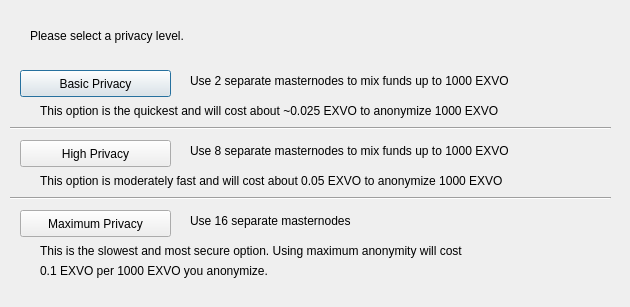
<?xml version="1.0" encoding="UTF-8"?>
<ui version="4.0">
 <class>DarksendConfig</class>
 <widget class="QDialog" name="DarksendConfig">
  <property name="geometry">
   <rect>
    <x>0</x>
    <y>0</y>
    <width>630</width>
    <height>307</height>
   </rect>
  </property>
  <property name="windowTitle">
   <string>Configure Darksend</string>
  </property>
  <widget class="QPushButton" name="buttonBasic">
   <property name="geometry">
    <rect>
     <x>20</x>
     <y>70</y>
     <width>151</width>
     <height>27</height>
    </rect>
   </property>
   <property name="text">
    <string>Basic Privacy</string>
   </property>
  </widget>
  <widget class="QPushButton" name="buttonHigh">
   <property name="geometry">
    <rect>
     <x>20</x>
     <y>140</y>
     <width>151</width>
     <height>27</height>
    </rect>
   </property>
   <property name="text">
    <string>High Privacy</string>
   </property>
  </widget>
  <widget class="QPushButton" name="buttonMax">
   <property name="geometry">
    <rect>
     <x>20</x>
     <y>210</y>
     <width>151</width>
     <height>27</height>
    </rect>
   </property>
   <property name="text">
    <string>Maximum Privacy</string>
   </property>
  </widget>
  <widget class="QLabel" name="label">
   <property name="geometry">
    <rect>
     <x>30</x>
     <y>20</y>
     <width>571</width>
     <height>31</height>
    </rect>
   </property>
   <property name="text">
    <string>Please select a privacy level.</string>
   </property>
  </widget>
  <widget class="QLabel" name="label_2">
   <property name="geometry">
    <rect>
     <x>190</x>
     <y>70</y>
     <width>421</width>
     <height>21</height>
    </rect>
   </property>
   <property name="text">
    <string>Use 2 separate masternodes to mix funds up to 1000 EXVO</string>
   </property>
  </widget>
  <widget class="QLabel" name="label_3">
   <property name="geometry">
    <rect>
     <x>190</x>
     <y>140</y>
     <width>411</width>
     <height>21</height>
    </rect>
   </property>
   <property name="text">
    <string>Use 8 separate masternodes to mix funds up to 1000 EXVO</string>
   </property>
  </widget>
  <widget class="QLabel" name="label_4">
   <property name="geometry">
    <rect>
     <x>190</x>
     <y>210</y>
     <width>421</width>
     <height>21</height>
    </rect>
   </property>
   <property name="text">
    <string>Use 16 separate masternodes</string>
   </property>
  </widget>
  <widget class="QLabel" name="label_6">
   <property name="geometry">
    <rect>
     <x>40</x>
     <y>100</y>
     <width>561</width>
     <height>21</height>
    </rect>
   </property>
   <property name="text">
    <string>This option is the quickest and will cost about ~0.025 EXVO to anonymize 1000 EXVO</string>
   </property>
  </widget>
  <widget class="QLabel" name="label_7">
   <property name="geometry">
    <rect>
     <x>40</x>
     <y>170</y>
     <width>561</width>
     <height>21</height>
    </rect>
   </property>
   <property name="text">
    <string>This option is moderately fast and will cost about 0.05 EXVO to anonymize 1000 EXVO</string>
   </property>
  </widget>
  <widget class="QLabel" name="label_8">
   <property name="geometry">
    <rect>
     <x>40</x>
     <y>240</y>
     <width>561</width>
     <height>21</height>
    </rect>
   </property>
   <property name="text">
    <string>This is the slowest and most secure option. Using maximum anonymity will cost</string>
   </property>
  </widget>
  <widget class="QLabel" name="label_9">
   <property name="geometry">
    <rect>
     <x>40</x>
     <y>260</y>
     <width>561</width>
     <height>21</height>
    </rect>
   </property>
   <property name="text">
    <string>0.1 EXVO per 1000 EXVO you anonymize.</string>
   </property>
  </widget>
  <widget class="Line" name="line">
   <property name="geometry">
    <rect>
     <x>10</x>
     <y>120</y>
     <width>601</width>
     <height>16</height>
    </rect>
   </property>
   <property name="orientation">
    <enum>Qt::Horizontal</enum>
   </property>
  </widget>
  <widget class="Line" name="line_2">
   <property name="geometry">
    <rect>
     <x>10</x>
     <y>190</y>
     <width>601</width>
     <height>16</height>
    </rect>
   </property>
   <property name="orientation">
    <enum>Qt::Horizontal</enum>
   </property>
  </widget>
 </widget>
 <resources/>
 <connections/>
</ui>
